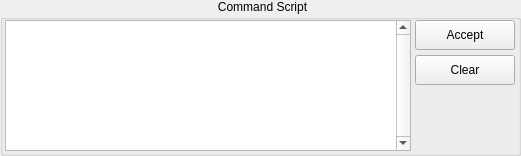
  <widget class="QGroupBox" name="grb_commandScript" >
   <property name="geometry" >
    <rect>
     <x>505</x>
     <y>550</y>
     <width>521</width>
     <height>156</height>
    </rect>
   </property>
   <property name="styleSheet" >
    <string notr="true" >QGroupBox::title {
	subcontrol-position: top center;
}</string>
   </property>
   <property name="title" >
    <string>Command Script</string>
   </property>
   <widget class="QTextEdit" name="tbx_scriptEditor" >
    <property name="geometry" >
     <rect>
      <x>5</x>
      <y>20</y>
      <width>406</width>
      <height>131</height>
     </rect>
    </property>
    <property name="verticalScrollBarPolicy" >
     <enum>Qt::ScrollBarAlwaysOn</enum>
    </property>
    <property name="lineWrapMode" >
     <enum>QTextEdit::NoWrap</enum>
    </property>
    <property name="html" >
     <string>&lt;!DOCTYPE HTML PUBLIC "-//W3C//DTD HTML 4.0//EN" "http://www.w3.org/TR/REC-html40/strict.dtd">
&lt;html>&lt;head>&lt;meta name="qrichtext" content="1" />&lt;style type="text/css">
p, li { white-space: pre-wrap; }
&lt;/style>&lt;/head>&lt;body style=" font-family:'Lucida Grande, Segoe UI'; font-weight:400; font-style:normal;">
&lt;p style="-qt-paragraph-type:empty; margin-top:0px; margin-bottom:0px; margin-left:0px; margin-right:0px; -qt-block-indent:0; text-indent:0px;">&lt;/p>&lt;/body>&lt;/html></string>
    </property>
   </widget>
   <widget class="QPushButton" name="bt_acceptScript" >
    <property name="geometry" >
     <rect>
      <x>415</x>
      <y>20</y>
      <width>100</width>
      <height>30</height>
     </rect>
    </property>
    <property name="text" >
     <string>Accept</string>
    </property>
   </widget>
   <widget class="QPushButton" name="bt_clearScript" >
    <property name="geometry" >
     <rect>
      <x>415</x>
      <y>55</y>
      <width>100</width>
      <height>30</height>
     </rect>
    </property>
    <property name="text" >
     <string>Clear</string>
    </property>
   </widget>
  </widget>
